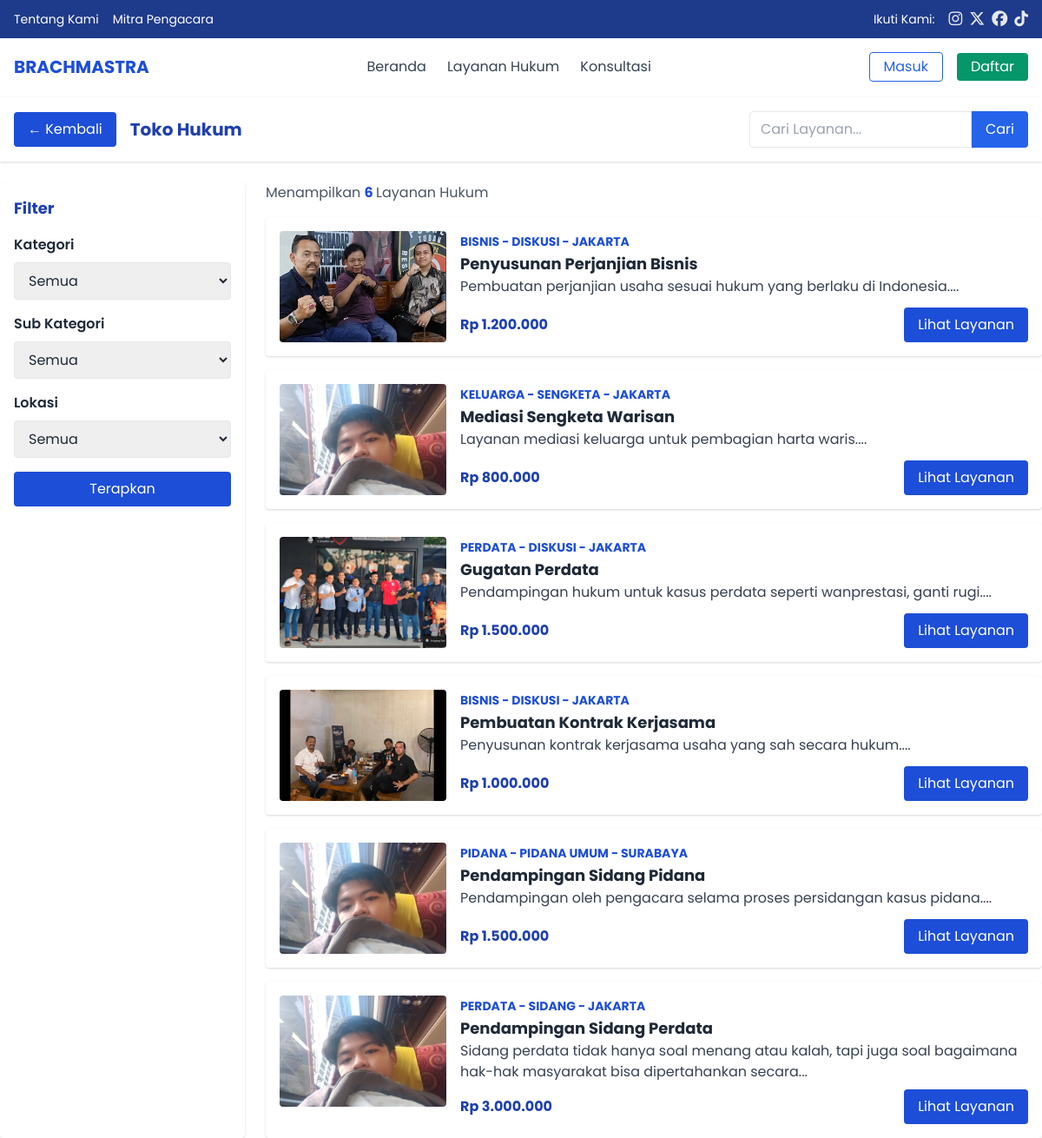
/layanan.php, run on the app's committed database.
### tables this page shows
CREATE TABLE `toko_hukum` (
  `id` int NOT NULL,
  `nama_produk` varchar(255) NOT NULL,
  `deskripsi` text NOT NULL,
  `harga` decimal(15,2) NOT NULL,
  `kategori` enum('pidana','perdata','keluarga','bisnis') NOT NULL,
  `sub_kategori` varchar(100) DEFAULT NULL,
  `lokasi` varchar(100) DEFAULT NULL,
  `gambar` varchar(255) DEFAULT NULL,
  `tanggal` timestamp NULL DEFAULT CURRENT_TIMESTAMP
);

### layanan.php (the view, shortened to what this page needs)
<?php
require 'db.php';
$cari = isset($_GET['cari']) ? trim($_GET['cari']) : '';
$sql = "SELECT * FROM toko_hukum WHERE 1=1";
$result = $conn->query($sql);
?>
<?php include 'includes/header.php'; ?>
<body class="bg-gray-50">
<div class="bg-white shadow p-4 flex justify-between items-center">
  <div class="flex items-center gap-4">
    <a href="hukum.php" class="bg-blue-700 hover:bg-blue-800 text-white px-4 py-2 rounded">
      ← Kembali
    </a>
    <h1 class="text-xl font-bold text-blue-800">Toko Hukum</h1>
  </div>
  <form method="GET" class="flex">
    <input type="text" name="cari" value="<?= htmlspecialchars($cari); ?>" placeholder="Cari Layanan..." class="border rounded-l px-3 py-2 w-64 focus:outline-none">
    <button type="submit" class="bg-blue-600 hover:bg-blue-700 text-white px-4 rounded-r">Cari</button>
  </form>
</div>
<div class="max-w-7xl mx-auto mt-6 grid grid-cols-1 md:grid-cols-4 gap-6">
  <aside class="bg-white p-4 rounded shadow md:col-span-1">
    <h2 class="font-bold text-lg text-blue-800 mb-4">Filter</h2>
    <form method="GET" class="space-y-4">
      <div>
        <h3 class="font-semibold mb-2">Kategori</h3>
        <select name="kategori" class="border rounded px-3 py-2 w-full">
          <option value="">Semua</option>
        </select>
      </div>
      <div>
        <h3 class="font-semibold mb-2">Sub Kategori</h3>
        <select name="sub_kategori" class="border rounded px-3 py-2 w-full">
          <option value="">Semua</option>
        </select>
      </div>
      <div>
        <h3 class="font-semibold mb-2">Lokasi</h3>
        <select name="lokasi" class="border rounded px-3 py-2 w-full">
          <option value="">Semua</option>
        </select>
      </div>
      <button type="submit" class="bg-blue-700 hover:bg-blue-800 text-white px-4 py-2 rounded w-full">Terapkan</button>
    </form>
  </aside>
  <main class="md:col-span-3 space-y-4">
    <h2 class="text-gray-600">Menampilkan
      <span class="text-blue-700 font-bold">
        <?= $result->num_rows; ?>
      </span> Layanan Hukum
    </h2>
    <?php if ($result->num_rows > 0): ?>
      <?php while($row = $result->fetch_assoc()): ?>
      <div class="bg-white rounded shadow p-4 flex flex-col md:flex-row gap-4">
        <img src="uploads/<?= htmlspecialchars($row['gambar']); ?>"
             alt="<?= htmlspecialchars($row['nama_produk']); ?>"
             class="w-full md:w-48 h-32 object-cover rounded">
        <div class="flex flex-col justify-between flex-1">
          <div>
            <span class="text-blue-700 font-bold uppercase text-sm">
              <?= htmlspecialchars($row['kategori']); ?> - <?= htmlspecialchars($row['sub_kategori']); ?> - <?= htmlspecialchars($row['lokasi']); ?>
            </span>
            <h3 class="font-bold text-lg"><?= htmlspecialchars($row['nama_produk']); ?></h3>
            <p class="text-gray-700">
              <?= substr(strip_tags($row['deskripsi']),0,120) ?>...
            </p>
          </div>
          <div class="flex justify-between items-center mt-2">
            <span class="text-blue-800 font-bold">
              Rp <?= number_format($row['harga'],0,',','.'); ?>
            </span>
            <a href="detail-toko.php?id=<?= $row['id']; ?>&from=umum ?>"
               class="bg-blue-700 hover:bg-blue-800 text-white px-4 py-2 rounded">
              Lihat Layanan
            </a>
          </div>
        </div>
      </div>
      <?php endwhile; ?>
    <?php else: ?>
      <p class="text-gray-500">Tidak ada layanan ditemukan.</p>
    <?php endif; ?>
  </main>
</div>
</body>
</html>

### includes/header.php (style rules this page uses)
body { font-family: 'Poppins', sans-serif; }

### data on the page
toko_hukum: gambar (picture), kategori "BISNIS", sub_kategori "DISKUSI", lokasi "JAKARTA", nama_produk "Penyusunan Perjanjian Bisnis", deskripsi "Pembuatan perjanjian usaha sesuai hukum yang berlaku di Indonesia.", harga "1.200.000"
toko_hukum: gambar (picture), kategori "KELUARGA", sub_kategori "SENGKETA", lokasi "JAKARTA", nama_produk "Mediasi Sengketa Warisan", deskripsi "Layanan mediasi keluarga untuk pembagian harta waris.", harga "800.000"
toko_hukum: gambar (picture), kategori "PERDATA", sub_kategori "DISKUSI", lokasi "JAKARTA", nama_produk "Gugatan Perdata", deskripsi "Pendampingan hukum untuk kasus perdata seperti wanprestasi, ganti rugi.", harga "1.500.000"
toko_hukum: gambar (picture), kategori "BISNIS", sub_kategori "DISKUSI", lokasi "JAKARTA", nama_produk "Pembuatan Kontrak Kerjasama", deskripsi "Penyusunan kontrak kerjasama usaha yang sah secara hukum.", harga "1.000.000"
toko_hukum: gambar (picture), kategori "PIDANA", sub_kategori "PIDANA UMUM", lokasi "SURABAYA", nama_produk "Pendampingan Sidang Pidana", deskripsi "Pendampingan oleh pengacara selama proses persidangan kasus pidana.", harga "1.500.000"
toko_hukum: gambar (picture), kategori "PERDATA", sub_kategori "SIDANG", lokasi "JAKARTA", nama_produk "Pendampingan Sidang Perdata", deskripsi "Sidang perdata tidak hanya soal menang atau kalah, tapi juga soal bagaimana hak-hak masyarakat bisa dipertahankan secara", harga "3.000.000"

### other printed values
$result->num_rows "6"
